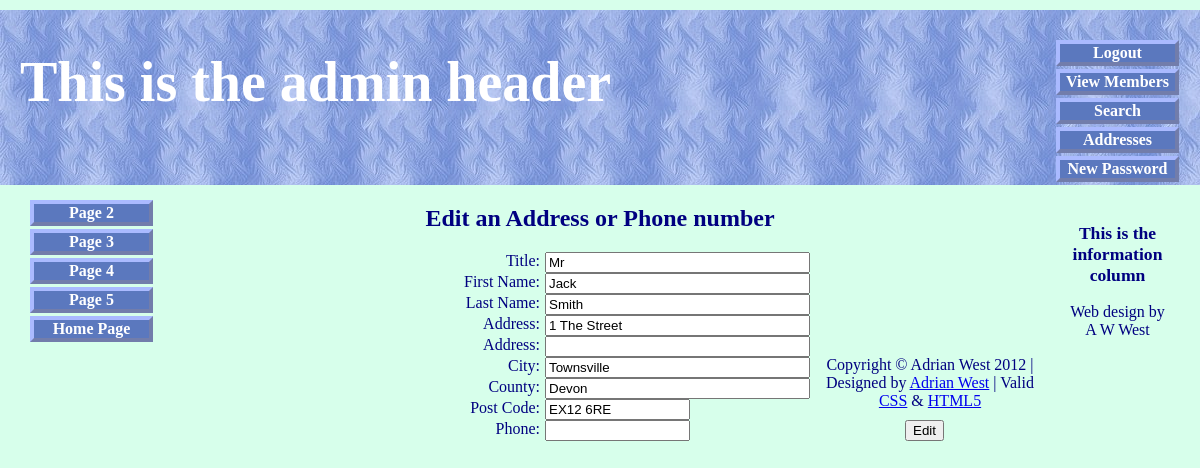
/edit_address.php?id=1 (signed in), run on the app's committed database.
### tables this page shows
CREATE TABLE IF NOT EXISTS `users` (
  `user_id` mediumint(6) unsigned NOT NULL AUTO_INCREMENT,
  `title` char(10) NOT NULL,
  `fname` varchar(30) NOT NULL,
  `lname` varchar(40) NOT NULL,
  `email` varchar(50) NOT NULL,
  `psword` char(40) NOT NULL,
  `uname` char(12) NOT NULL,
  `registration_date` datetime NOT NULL,
  `class` char(20) NOT NULL,
  `user_level` tinyint(2) unsigned NOT NULL,
  `addr1` varchar(50) NOT NULL,
  `addr2` varchar(50) DEFAULT NULL,
  `city` varchar(50) NOT NULL,
  `county` char(25) NOT NULL,
  `pcode` char(10) NOT NULL,
  `phone` char(15) DEFAULT NULL,
  `paid` enum('No','Yes') NOT NULL,
  PRIMARY KEY (`user_id`)
);

### edit_address.php (the view, shortened to what this page needs)
<!doctype html>
<html lang=en>
<head>
<link rel="stylesheet" type="text/css" href="includes.css">
</head>
<body>
<div id="container">
<?php include("includes/header-admin.php"); ?>
<?php include("includes/nav.php"); ?>
<?php include("includes/info-col.php"); ?>
<div id="content">
<h2>Edit an Address or Phone number</h2>
<?php
if ( (isset($_GET['id'])) && (is_numeric($_GET['id'])) ) {
	$id = $_GET['id'];
} elseif ( (isset($_POST['id'])) && (is_numeric($_POST['id'])) ) {
	$id = $_POST['id'];
} else {
	echo '<p class="error">This page has been accessed in error.</p>';
	include ('footer.php');
	exit();
}
require ('mysqli_connect.php');
$q = "SELECT title, fname, lname, addr1, addr2, city, county, pcode, phone FROM users WHERE user_id=$id";
$result = @mysqli_query ($dbcon, $q);
if (mysqli_num_rows($result) == 1) {
	$row = mysqli_fetch_array ($result, MYSQLI_NUM);
echo '<form action="edit_address.php" method="post">
<p><label class="label" for="title">Title:</label><input class="fl-left" id="title" type="text" name="title" size="30" maxlength="30" value="' . $row[0] . '"></p>
<p><label class="label" for="fname">First Name:</label><input class="fl-left" id="fname" type="text" name="fname" size="30" maxlength="30" value="' . $row[1] . '"></p>
<p><label class="label" for="lname">Last Name:</label><input class="fl-left" id="lname" type="text" name="lname" size="30" maxlength="40" value="' . $row[2] . '"></p>
<p><label class="label" for="addr1">Address:</label><input class="fl-left" id="addr1" type="text" name="addr1" size="30" maxlength="50" value="' . $row[3] . '"></p>
<p><label class="label" for="addr2">Address:</label><input class="fl-left" id="addr2"type="text" name="addr2" size="30" maxlength="50" value="' . $row[4] . '"></p>
<p><label class="label" for="city">City:</label><input class="fl-left" id="city" type="text" name="city" size="30" maxlength="30" value="' . $row[5] . '"></p>
<p><label class="label" for="county">County:</label><input class="fl-left" id="county"type="text" name="county" size="30" maxlength="30" value="' . $row[6] . '"></p>
<p><label class="label" for="pcode">Post Code:</label><input class="fl-left" id="pcode"type="text" name="pcode" size="15" maxlength="15" value="' . $row[7] . '"></p>
<p><label class="label" for="phone">Phone:</label><input class="fl-left" id="phone"type="text" name="phone" size="15" maxlength="15" value="' . $row[8] . '"></p>
<br><br><p><input id="submit" type="submit" name="submit" value="Edit"></p><br>
<input type="hidden" name="id" value="' . $id . '">
</form>';
} else {
	echo '<p class="error">This page has been accessed in error.</p>';
}
include ('includes/footer.php');
?>
</div>
</div>
</body>
</html>

### includes.css (style rules this page uses)
h2 { font-size:150%; color:navy; text-align:center; }
#container { position:relative; min-width:960px; max-width:1200px; margin:auto; text-align:left; }
#content { margin-left:150px; margin-right:150px; }
form { margin-left:180px; }
.label { float:left; width:210px; text-align:right; clear:left; margin-right:5px; }
#submit { margin-left:215px; text-align:center; }

### edit_address.php (style rules this page uses)
p { text-align:center; }
input.fl-left { float:left; }
#submit { float:left; }

### data on the page
users: title "Mr", fname "Jack", lname "Smith", addr1 "1 The Street", city "Townsville", county "Devon", pcode "EX12 6RE"
